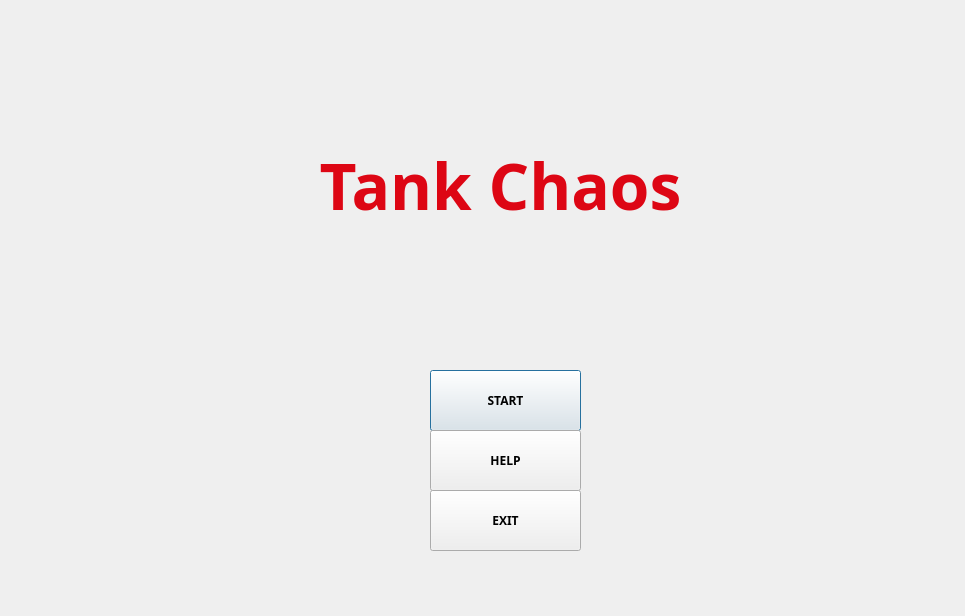
<?xml version="1.0" encoding="UTF-8"?>
<ui version="4.0">
 <class>Dialog</class>
 <widget class="QDialog" name="Dialog">
  <property name="geometry">
   <rect>
    <x>0</x>
    <y>0</y>
    <width>965</width>
    <height>616</height>
   </rect>
  </property>
  <property name="windowTitle">
   <string>Tank Chaos</string>
  </property>
  <property name="windowIcon">
   <iconset resource="test.qrc">
    <normaloff>:/new/prefix1/image/Bomb_1.png</normaloff>:/new/prefix1/image/Bomb_1.png</iconset>
  </property>
  <property name="windowOpacity">
   <double>10.000000000000000</double>
  </property>
  <property name="styleSheet">
   <string notr="true">background-image: url(:/new/prefix1/image/wb1(1).png);</string>
  </property>
  <widget class="QPushButton" name="pushButton">
   <property name="geometry">
    <rect>
     <x>430</x>
     <y>370</y>
     <width>151</width>
     <height>61</height>
    </rect>
   </property>
   <property name="font">
    <font>
     <family>Adobe Arabic</family>
     <weight>75</weight>
     <bold>true</bold>
    </font>
   </property>
   <property name="styleSheet">
    <string notr="true">background-image: url(:/new/prefix1/image/button.png);</string>
   </property>
   <property name="text">
    <string>START</string>
   </property>
  </widget>
  <widget class="QPushButton" name="L_Reco">
   <property name="geometry">
    <rect>
     <x>430</x>
     <y>430</y>
     <width>151</width>
     <height>61</height>
    </rect>
   </property>
   <property name="font">
    <font>
     <family>Adobe Arabic</family>
     <weight>75</weight>
     <bold>true</bold>
    </font>
   </property>
   <property name="styleSheet">
    <string notr="true">background-image: url(:/new/prefix1/image/button.png);</string>
   </property>
   <property name="text">
    <string>HELP</string>
   </property>
  </widget>
  <widget class="QPushButton" name="EXIT">
   <property name="geometry">
    <rect>
     <x>430</x>
     <y>490</y>
     <width>151</width>
     <height>61</height>
    </rect>
   </property>
   <property name="font">
    <font>
     <family>Adobe Arabic</family>
     <weight>75</weight>
     <bold>true</bold>
    </font>
   </property>
   <property name="styleSheet">
    <string notr="true">background-image: url(:/new/prefix1/image/button.png);</string>
   </property>
   <property name="text">
    <string>EXIT</string>
   </property>
  </widget>
  <widget class="QLabel" name="label">
   <property name="geometry">
    <rect>
     <x>230</x>
     <y>110</y>
     <width>541</width>
     <height>151</height>
    </rect>
   </property>
   <property name="font">
    <font>
     <family>Adobe Arabic</family>
     <pointsize>48</pointsize>
     <weight>75</weight>
     <bold>true</bold>
    </font>
   </property>
   <property name="styleSheet">
    <string notr="true">background-image: url(:/new/prefix1/image/title2.png);</string>
   </property>
   <property name="text">
    <string>&lt;html&gt;&lt;head/&gt;&lt;body&gt;&lt;p align=&quot;center&quot;&gt;&lt;span style=&quot; color:#dd0614;&quot;&gt;Tank Chaos&lt;/span&gt;&lt;/p&gt;&lt;/body&gt;&lt;/html&gt;</string>
   </property>
  </widget>
 </widget>
 <resources>
  <include location="test.qrc"/>
 </resources>
 <connections/>
</ui>
